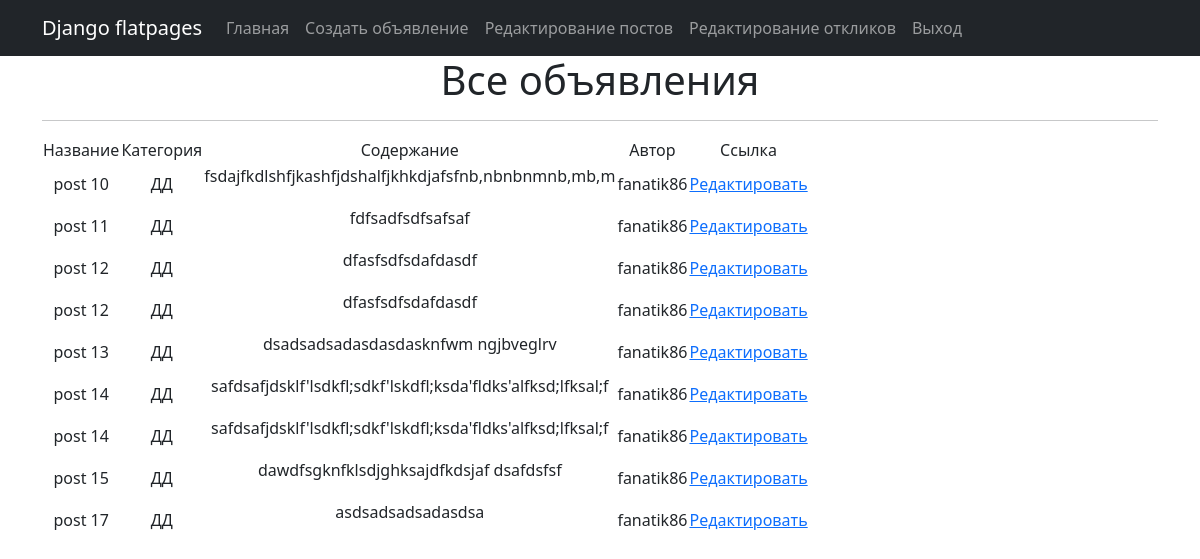
Page /post_update/ (signed in) on the committed database.
### Post/models.py (models this page shows, shortened)
class Posts(models.Model):
    id_Post = models.BigAutoField(primary_key=True)
    header = models.CharField(verbose_name="Заголовок", max_length=150)
    '''content = RichTextField()'''
    content = RichTextUploadingField('contents')
    author = models.ForeignKey(User, on_delete=models.CASCADE, related_name='Пост_Пользователя')
    category = models.ForeignKey('Category', on_delete=models.CASCADE, related_name='Категория')

class Category(models.Model):
    id_category = models.BigAutoField(primary_key=True)
    name = models.CharField(verbose_name='Категория', max_length=50)
    subscribed = models.ManyToManyField(User, related_name='sub_category')

### Post/views.py (the view)
# urls.py: path('post_update/', UpdatePostList.as_view(), name='update_post'),
class UpdatePostList(LoginRequiredMixin, ListView):
    model = Posts
    template_name = 'updatelist.html'
    context_object_name = 'posts'
    def get_context_data(self, **kwargs):
        context = super(UpdatePostList, self).get_context_data(**kwargs)
        user = self.request.user
        context['item'] = Posts.objects.filter(author=user)
        return context

### templates/updatelist.html (shortened to what this page needs)
{% extends 'base/default.html' %}
{% block content %}
    <h1>Все объявления</h1>
    <hr>
        <table>
            <tr>
                <td>
                    Название
                </td>
                <td>
                    Категория
                </td>
                <td>
                    Содержание
                </td>
                <td>
                    Автор
                </td>
                <td>
                    Ссылка
                </td>
            </tr>
        {% for post in item %}
            <tr>
                <td>
                    {{ post.header }}
                </td>
                <td>
                    {{ post.category.name }}
                </td>
                <td>
                    {{ post.content | safe }}
                </td>
                <td>
                    {{ post.author }}
                </td>
                <td>
                    <a href="{% url 'up_post' post.id_Post %}">Редактировать</a>
                </td>
            </tr>
        {% endfor %}
        </table>
{% endblock content %}

### rows in the picture
Posts: header "post 10", category.name "ДД", content "fsdajfkdlshfjkashfjdshalfjkhkdjafsfnb,nbnbnmnb,mb,m", author "fanatik86"
Posts: header "post 11", category.name "ДД", content "fdfsadfsdfsafsaf", author "fanatik86"
Posts: header "post 12", category.name "ДД", content "dfasfsdfsdafdasdf", author "fanatik86"
Posts: header "post 12", category.name "ДД", content "dfasfsdfsdafdasdf", author "fanatik86"
Posts: header "post 13", category.name "ДД", content "dsadsadsadasdasdasknfwm ngjbveglrv", author "fanatik86"
Posts: header "post 14", category.name "ДД", content "safdsafjdsklf'lsdkfl;sdkf'lskdfl;ksda'fldks'alfksd;lfksal;f", author "fanatik86"
Posts: header "post 14", category.name "ДД", content "safdsafjdsklf'lsdkfl;sdkf'lskdfl;ksda'fldks'alfksd;lfksal;f", author "fanatik86"
Posts: header "post 15", category.name "ДД", content "dawdfsgknfklsdjghksajdfkdsjaf dsafdsfsf", author "fanatik86"
Posts: header "post 17", category.name "ДД", content "asdsadsadsadasdsa", author "fanatik86"
